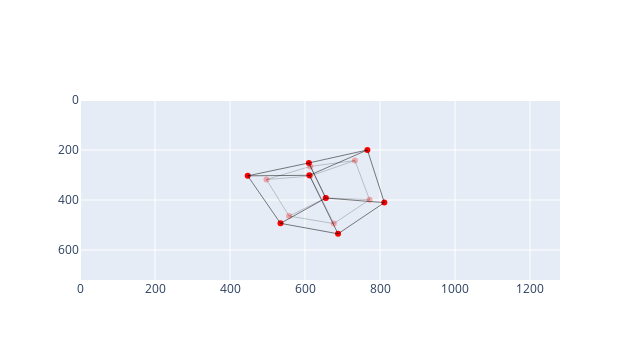

The code cell stored with this chart in its notebook:
### Code cell
# Dimensions of my webcam images, for this demo
HEIGHT, WIDTH = (720, 1280)
c_x, c_y = WIDTH/2, HEIGHT/2

K = np.array([
    [500, 0, c_x],
    [0, 500, c_y],
    [0, 0, 1]
])
pix_coords = (K @ nimp.T).T

nimp_dist = distort_nimps(nimp[:,0], nimp[:,1], k1=3.8, k2=1.8, p1=0, p2=0)
pix_coords_dist = (K @ nimp_dist.T).T

fig1 = go.Figure()

# Visualize the undistorted projected points
fig1.add_trace(
    go.Scatter(
        x=list(pix_coords[:,0]),
        y=list(pix_coords[:,1]),
        mode='markers',
        marker=dict(color='rgba(255, 0, 0, 0.3)'),
        showlegend=False
    ),
)
for (v1_idx, v2_idx) in edges:
    v1, v2 = pix_coords[v1_idx, :], pix_coords[v2_idx, :]
    fig1.add_trace(
        go.Scatter(
            x=[v1[0], v2[0]],
            y=[v1[1], v2[1]],
            mode='lines',
            line=dict(color='black', width=0.2),
            showlegend=False,
        ),
    )
# Visualize the distorted projected points
fig1.add_trace(
    go.Scatter(
        x=list(pix_coords_dist[:,0]),
        y=list(pix_coords_dist[:,1]),
        mode='markers',
        marker=dict(color='red'),
        showlegend=False
    ),
)
for (v1_idx, v2_idx) in edges:
    v1, v2 = pix_coords_dist[v1_idx, :], pix_coords_dist[v2_idx, :]
    fig1.add_trace(
        go.Scatter(
            x=[v1[0], v2[0]],
            y=[v1[1], v2[1]],
            mode='lines',
            line=dict(color='black', width=0.5),
            showlegend=False,
        ),
    )


fig1.update_layout(
    width=WIDTH/2, height=HEIGHT/2
)
fig1.update_xaxes(range=[0, WIDTH])
fig1.update_yaxes(range=[HEIGHT, 0])

fig1.show()

### Figure 1 — Plotly figure (JSON) as saved in the notebook; plotly's stock layout.template omitted (floating-point values rounded to 4 significant figures)
{"data": [{"marker": {"color": "rgba(255, 0, 0, 0.3)"}, "mode": "markers", "showlegend": false, "type": "scatter", "x": [497.2, 613.3, 676.9, 557.6, 614.1, 733.1, 772.1, 655.2], "y": [318.1, 304.4, 494.2, 464.4, 265.7, 242.1, 398.8, 391.6]}, {"line": {"color": "black", "width": 0.2}, "mode": "lines", "showlegend": false, "type": "scatter", "x": [497.2, 613.3], "y": [318.1, 304.4]}, {"line": {"color": "black", "width": 0.2}, "mode": "lines", "showlegend": false, "type": "scatter", "x": [613.3, 676.9], "y": [304.4, 494.2]}, {"line": {"color": "black", "width": 0.2}, "mode": "lines", "showlegend": false, "type": "scatter", "x": [676.9, 557.6], "y": [494.2, 464.4]}, {"line": {"color": "black", "width": 0.2}, "mode": "lines", "showlegend": false, "type": "scatter", "x": [557.6, 497.2], "y": [464.4, 318.1]}, {"line": {"color": "black", "width": 0.2}, "mode": "lines", "showlegend": false, "type": "scatter", "x": [614.1, 733.1], "y": [265.7, 242.1]}, {"line": {"color": "black", "width": 0.2}, "mode": "lines", "showlegend": false, "type": "scatter", "x": [733.1, 772.1], "y": [242.1, 398.8]}, {"line": {"color": "black", "width": 0.2}, "mode": "lines", "showlegend": false, "type": "scatter", "x": [772.1, 655.2], "y": [398.8, 391.6]}, {"line": {"color": "black", "width": 0.2}, "mode": "lines", "showlegend": false, "type": "scatter", "x": [655.2, 614.1], "y": [391.6, 265.7]}, {"line": {"color": "black", "width": 0.2}, "mode": "lines", "showlegend": false, "type": "scatter", "x": [497.2, 614.1], "y": [318.1, 265.7]}, {"line": {"color": "black", "width": 0.2}, "mode": "lines", "showlegend": false, "type": "scatter", "x": [613.3, 733.1], "y": [304.4, 242.1]}, {"line": {"color": "black", "width": 0.2}, "mode": "lines", "showlegend": false, "type": "scatter", "x": [676.9, 772.1], "y": [494.2, 398.8]}, {"line": {"color": "black", "width": 0.2}, "mode": "lines", "showlegend": false, "type": "scatter", "x": [557.6, 655.2], "y": [464.4, 391.6]}, {"marker": {"color": "red"}, "mode": "markers", "showlegend": false, "type": "scatter", "x": [447.2, 611.7, 688.1, 534.7, 610.3, 766.4, 811.6, 655.5], "y": [303.4, 301.2, 535.2, 493.4, 251.8, 199.9, 410.4, 392.2]}, {"line": {"color": "black", "width": 0.5}, "mode": "lines", "showlegend": false, "type": "scatter", "x": [447.2, 611.7], "y": [303.4, 301.2]}, {"line": {"color": "black", "width": 0.5}, "mode": "lines", "showlegend": false, "type": "scatter", "x": [611.7, 688.1], "y": [301.2, 535.2]}, {"line": {"color": "black", "width": 0.5}, "mode": "lines", "showlegend": false, "type": "scatter", "x": [688.1, 534.7], "y": [535.2, 493.4]}, {"line": {"color": "black", "width": 0.5}, "mode": "lines", "showlegend": false, "type": "scatter", "x": [534.7, 447.2], "y": [493.4, 303.4]}, {"line": {"color": "black", "width": 0.5}, "mode": "lines", "showlegend": false, "type": "scatter", "x": [610.3, 766.4], "y": [251.8, 199.9]}, {"line": {"color": "black", "width": 0.5}, "mode": "lines", "showlegend": false, "type": "scatter", "x": [766.4, 811.6], "y": [199.9, 410.4]}, {"line": {"color": "black", "width": 0.5}, "mode": "lines", "showlegend": false, "type": "scatter", "x": [811.6, 655.5], "y": [410.4, 392.2]}, {"line": {"color": "black", "width": 0.5}, "mode": "lines", "showlegend": false, "type": "scatter", "x": [655.5, 610.3], "y": [392.2, 251.8]}, {"line": {"color": "black", "width": 0.5}, "mode": "lines", "showlegend": false, "type": "scatter", "x": [447.2, 610.3], "y": [303.4, 251.8]}, {"line": {"color": "black", "width": 0.5}, "mode": "lines", "showlegend": false, "type": "scatter", "x": [611.7, 766.4], "y": [301.2, 199.9]}, {"line": {"color": "black", "width": 0.5}, "mode": "lines", "showlegend": false, "type": "scatter", "x": [688.1, 811.6], "y": [535.2, 410.4]}, {"line": {"color": "black", "width": 0.5}, "mode": "lines", "showlegend": false, "type": "scatter", "x": [534.7, 655.5], "y": [493.4, 392.2]}], "layout": {"height": 360, "width": 640, "xaxis": {"range": [0, 1280]}, "yaxis": {"range": [720, 0]}}}
